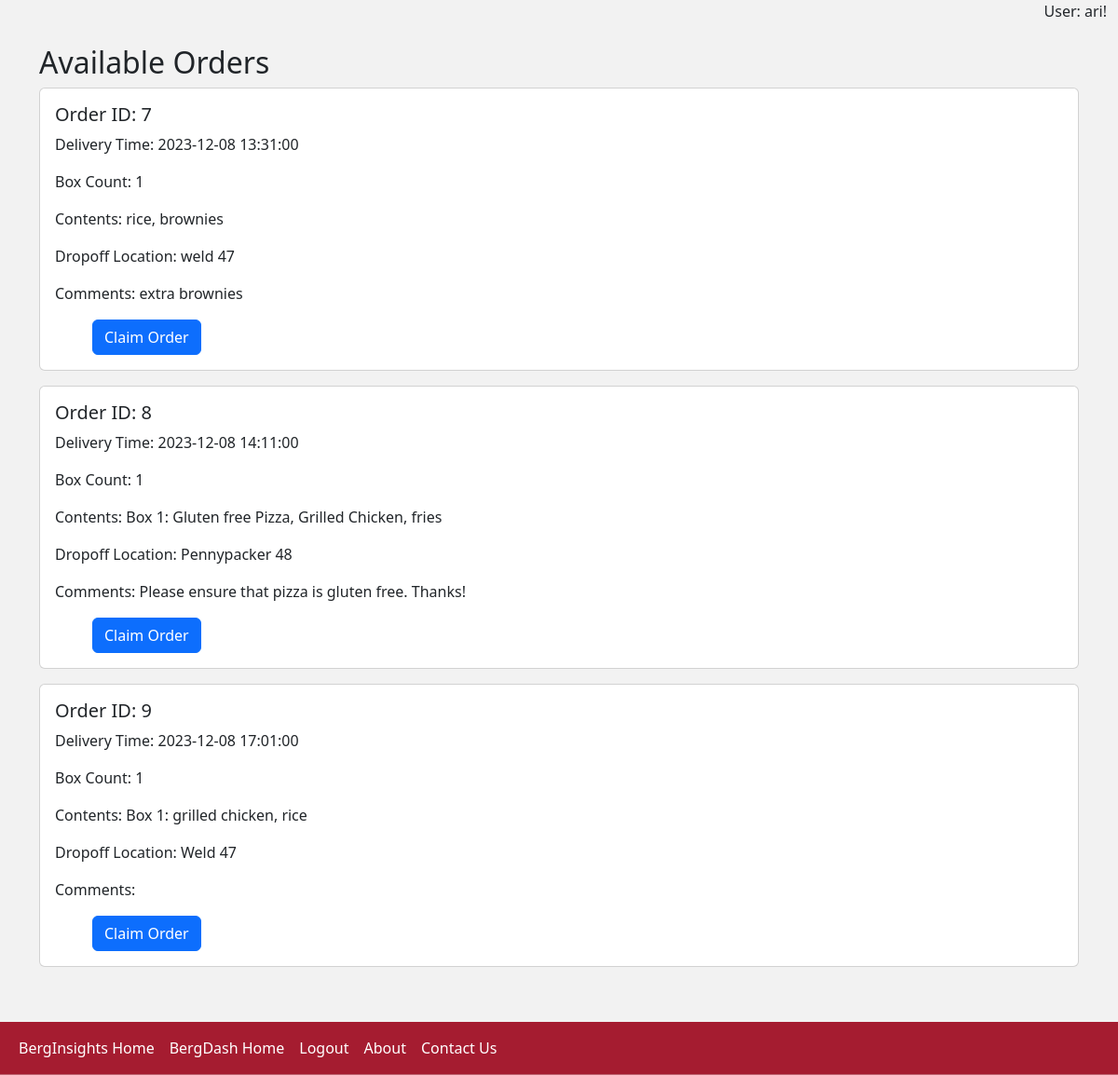
The page /deliver (signed in) on the database as committed earlier.
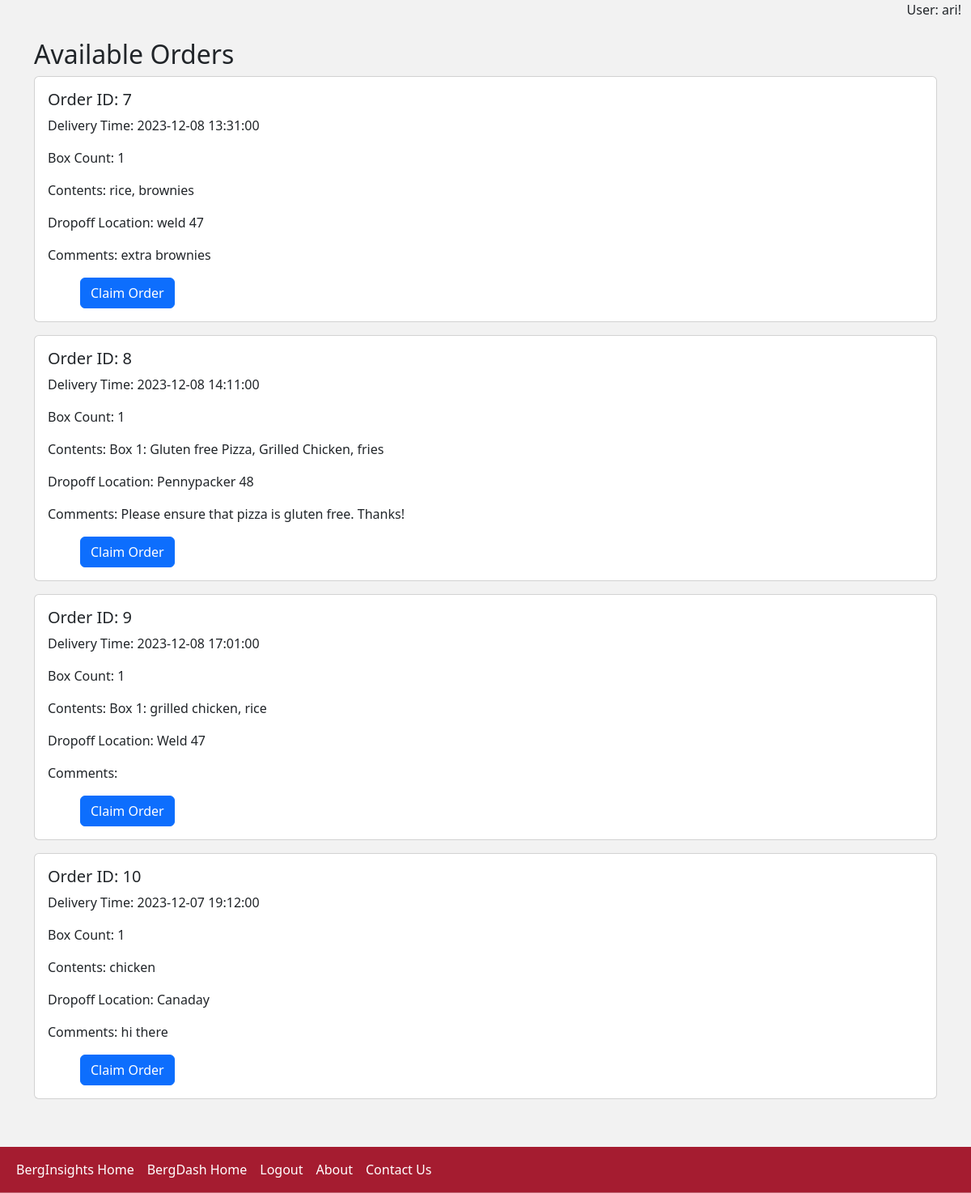
The same page on the database as committed later.
### tables this page shows
CREATE TABLE orders (
    id INTEGER PRIMARY KEY AUTOINCREMENT,
    customer_id INTEGER,
    order_datetime TIMESTAMP DEFAULT CURRENT_TIMESTAMP,
    delivery_datetime TIMESTAMP,
    box_count INTEGER,
    box_contents TEXT,
    dropoff_location TEXT,
    additional_comments TEXT,
    venmo_username TEXT, deliverer_id INTEGER, order_price REAL,
    FOREIGN KEY (customer_id) REFERENCES users(id)
);

### app.py (the view)
@app.route("/deliver")
@login_required
def deliverer():
    conn = get_users_db_connection()
    cur = conn.cursor()
    try:
        orders = cur.execute(
            "SELECT * FROM orders WHERE deliverer_id IS NULL"
        ).fetchall()
    except Exception as e:
        print("SQLite error:", e)
        flash("An error occurred while retrieving orders.", "warning")
        return redirect(url_for("index1"))
    finally:
        cur.close()
        conn.close()
    return render_template("deliverer.html", orders=orders)

### app.py (called while the page is built)
def get_users_db_connection():
    conn = sqlite3.connect("users.db")
    conn.row_factory = sqlite3.Row  # Enables column access by name: row['column_name']
    return conn

def login_required(f):
    @wraps(f)
    def decorated_function(*args, **kwargs):
        if "user_id" not in session:
            flash("You need to be logged in to access this page.", "warning")
            return redirect(url_for("login"))
        return f(*args, **kwargs)
    return decorated_function

@app.after_request
def after_request(response):
    response.headers["Cache-Control"] = "no-cache, no-store, must-revalidate"
    response.headers["Expires"] = 0
    response.headers["Pragma"] = "no-cache"
    return response

@app.context_processor
def inject_username():
    return dict(username=session.get("username", "Guest"))

### templates/deliverer.html (shortened to what this page needs)
{% extends "base.html" %}
{% block content %}
    <div class="container mt-4">
        <h2>Available Orders</h2>
        {% if orders %}
            <div id="orders-container">
                {% for order in orders %}
                    <div class="card mb-3">
                        <div class="card-body">
                            <h5 class="card-title">Order ID: {{ order.id }}</h5>
                            <p class="card-text">Delivery Time: {{ order.delivery_datetime }}</p>
                            <p class="card-text">Box Count: {{ order.box_count }}</p>
                            <p class="card-text">Contents: {{ order.box_contents }}</p>
                            <p class="card-text">Dropoff Location: {{ order.dropoff_location }}</p>
                            <p class="card-text">Comments: {{ order.additional_comments }}</p>
                            <form action="{{ url_for('claim_order', order_id=order.id) }}" method="post">
                                <button type="submit" class="btn btn-primary">Claim Order</button>
                            </form>
                        </div>
                    </div>
                {% endfor %}
            </div>
        {% else %}
            <p>No available orders at the moment.</p>
        {% endif %}
    </div>
{% endblock %}

### templates/base.html (shortened to what this page needs)
<!DOCTYPE html>
<html lang="en">
    <head>
        <link href="https://cdn.jsdelivr.net/npm/bootstrap@5.2.3/dist/css/bootstrap.min.css" rel="stylesheet">
        <link rel="stylesheet" type="text/css" href="{{ url_for('static', filename='styles.css') }}">
    </head>
    <body>
        <div class="container-fluid" style="padding-bottom: 100px;">
            <div class="welcome-message text-end">
                User: {{ username }}!
            </div>
            {% block content %}{% endblock %}
        </div>
<nav class="navbar navbar-expand-lg navbar-light bg-light fixed-bottom">
    <div class="container-fluid">
        <div class="collapse navbar-collapse" id="navbarNav">
            <ul class="navbar-nav">
                <li class="nav-item">
                    <a class="nav-link" href="{{ url_for('index') }}" style="color: white;">BergInsights Home</a>
                </li>
                <li class="nav-item">
                    <a class="nav-link" href="{{ url_for('index1') }}" style="color: white;">BergDash Home</a>
                </li>
                {% if username != 'Guest' %}
                <li class="nav-item">
                    <a class="nav-link" href="{{ url_for('logout') }}" style="color: white;">Logout</a>
                </li>
                {% else %}
                <li class="nav-item">
                    <a class="nav-link" href="{{ url_for('login') }}" style="color: white;">Login/Register</a>
                </li>
                {% endif %}
                <li class="nav-item">
                    <a class="nav-link" href="{{ url_for('faq') }}" style="color: white;">About</a>
                </li>
                <li class="nav-item">
                    <a class="nav-link" href="{{ url_for('contact') }}" style="color: white;">Contact Us</a>
                </li>
            </ul>
        </div>
    </div>
</nav>
    </body>
</html>

### static/styles.css (style rules this page uses)
form { padding-left: 40px; text-align: left; }
.navbar { background-color: #A51C30 !important; border-bottom: 1px solid #ebebeb59!important; }
html { background-color: #F2F2F2 }
body { background-color: #F2F2F2 }

Rows that differ between the two databases and show on the page:
added orders: id "10", delivery_datetime "2023-12-07 19:12:00", box_count "1", box_contents "chicken", dropoff_location "Canaday", additional_comments "hi there"
